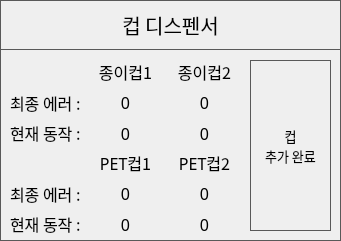
    <widget class="QFrame" name="FRAME_CUP">
     <property name="geometry">
      <rect>
       <x>950</x>
       <y>430</y>
       <width>341</width>
       <height>241</height>
      </rect>
     </property>
     <property name="styleSheet">
      <string notr="true">QFrame { 
   border: 1px solid #595959 
} 
QLabel {
	font: 12pt &quot;함초롬돋움&quot;;
}
QPushButton {
	border:1px solid #595959;
	font: 15pt &quot;함초롬돋움&quot;; 
}
QLineEdit {
	font: 10pt &quot;함초롬돋움&quot;;
}</string>
     </property>
     <property name="frameShape">
      <enum>QFrame::StyledPanel</enum>
     </property>
     <property name="frameShadow">
      <enum>QFrame::Raised</enum>
     </property>
     <widget class="QPushButton" name="BTN_DEV_INFO_CUP">
      <property name="geometry">
       <rect>
        <x>0</x>
        <y>0</y>
        <width>341</width>
        <height>50</height>
       </rect>
      </property>
      <property name="font">
       <font>
        <family>함초롬돋움</family>
        <pointsize>15</pointsize>
        <weight>50</weight>
        <italic>false</italic>
        <bold>false</bold>
       </font>
      </property>
      <property name="text">
       <string>컵 디스펜서</string>
      </property>
      <property name="flat">
       <bool>false</bool>
      </property>
     </widget>
     <widget class="QPushButton" name="BTN_CUP_ADD_DONE">
      <property name="geometry">
       <rect>
        <x>250</x>
        <y>60</y>
        <width>81</width>
        <height>171</height>
       </rect>
      </property>
      <property name="font">
       <font>
        <family>함초롬돋움</family>
        <pointsize>10</pointsize>
        <weight>50</weight>
        <italic>false</italic>
        <bold>false</bold>
       </font>
      </property>
      <property name="styleSheet">
       <string notr="true">QFrame { 
   border: 2px solid #595959 
} 
QLabel {
	font: 10pt &quot;함초롬돋움&quot;;
}
QPushButton {
	font: 10pt &quot;함초롬돋움&quot;; 
}
QLineEdit {
	font: 10pt &quot;함초롬돋움&quot;;
}</string>
      </property>
      <property name="text">
       <string>컵
추가 완료</string>
      </property>
     </widget>
     <widget class="QWidget" name="layoutWidget_9">
      <property name="geometry">
       <rect>
        <x>10</x>
        <y>60</y>
        <width>231</width>
        <height>176</height>
       </rect>
      </property>
      <layout class="QGridLayout" name="gridLayout_11">
       <item row="0" column="1">
        <widget class="QLabel" name="label_27">
         <property name="font">
          <font>
           <family>함초롬돋움</family>
           <pointsize>12</pointsize>
           <weight>50</weight>
           <italic>false</italic>
           <bold>false</bold>
          </font>
         </property>
         <property name="styleSheet">
          <string notr="true">QLabel{ 
   border: 0px solid
} </string>
         </property>
         <property name="text">
          <string>종이컵1</string>
         </property>
         <property name="alignment">
          <set>Qt::AlignCenter</set>
         </property>
        </widget>
       </item>
       <item row="0" column="2">
        <widget class="QLabel" name="label_33">
         <property name="font">
          <font>
           <family>함초롬돋움</family>
           <pointsize>12</pointsize>
           <weight>50</weight>
           <italic>false</italic>
           <bold>false</bold>
          </font>
         </property>
         <property name="styleSheet">
          <string notr="true">QLabel{ 
   border: 0px solid
} </string>
         </property>
         <property name="text">
          <string>종이컵2</string>
         </property>
         <property name="alignment">
          <set>Qt::AlignCenter</set>
         </property>
        </widget>
       </item>
       <item row="1" column="0">
        <widget class="QLabel" name="label_30">
         <property name="font">
          <font>
           <family>함초롬돋움</family>
           <pointsize>12</pointsize>
           <weight>50</weight>
           <italic>false</italic>
           <bold>false</bold>
          </font>
         </property>
         <property name="styleSheet">
          <string notr="true">QLabel{ 
   border: 0px solid
} </string>
         </property>
         <property name="text">
          <string>최종 에러 :</string>
         </property>
         <property name="alignment">
          <set>Qt::AlignLeading|Qt::AlignLeft|Qt::AlignVCenter</set>
         </property>
        </widget>
       </item>
       <item row="1" column="1">
        <widget class="QLabel" name="LB_CUP_1_LAST_ERROR">
         <property name="font">
          <font>
           <family>함초롬돋움</family>
           <pointsize>12</pointsize>
           <weight>50</weight>
           <italic>false</italic>
           <bold>false</bold>
          </font>
         </property>
         <property name="styleSheet">
          <string notr="true">QLabel{ 
   border: 0px solid
} </string>
         </property>
         <property name="text">
          <string>0</string>
         </property>
         <property name="alignment">
          <set>Qt::AlignCenter</set>
         </property>
        </widget>
       </item>
       <item row="1" column="2">
        <widget class="QLabel" name="LB_CUP_2_LAST_ERROR">
         <property name="font">
          <font>
           <family>함초롬돋움</family>
           <pointsize>12</pointsize>
           <weight>50</weight>
           <italic>false</italic>
           <bold>false</bold>
          </font>
         </property>
         <property name="styleSheet">
          <string notr="true">QLabel{ 
   border: 0px solid
} </string>
         </property>
         <property name="text">
          <string>0</string>
         </property>
         <property name="alignment">
          <set>Qt::AlignCenter</set>
         </property>
        </widget>
       </item>
       <item row="2" column="0">
        <widget class="QLabel" name="label_29">
         <property name="font">
          <font>
           <family>함초롬돋움</family>
           <pointsize>12</pointsize>
           <weight>50</weight>
           <italic>false</italic>
           <bold>false</bold>
          </font>
         </property>
         <property name="styleSheet">
          <string notr="true">QLabel{ 
   border: 0px solid
} </string>
         </property>
         <property name="text">
          <string>현재 동작 :</string>
         </property>
         <property name="alignment">
          <set>Qt::AlignLeading|Qt::AlignLeft|Qt::AlignVCenter</set>
         </property>
        </widget>
       </item>
       <item row="2" column="1">
        <widget class="QLabel" name="LB_CUP_1_OP_STATE">
         <property name="font">
          <font>
           <family>함초롬돋움</family>
           <pointsize>12</pointsize>
           <weight>50</weight>
           <italic>false</italic>
           <bold>false</bold>
          </font>
         </property>
         <property name="styleSheet">
          <string notr="true">QLabel{ 
   border: 0px solid
} </string>
         </property>
         <property name="text">
          <string>0</string>
         </property>
         <property name="alignment">
          <set>Qt::AlignCenter</set>
         </property>
        </widget>
       </item>
       <item row="2" column="2">
        <widget class="QLabel" name="LB_CUP_2_OP_STATE">
         <property name="font">
          <font>
           <family>함초롬돋움</family>
           <pointsize>12</pointsize>
           <weight>50</weight>
           <italic>false</italic>
           <bold>false</bold>
          </font>
         </property>
         <property name="styleSheet">
          <string notr="true">QLabel{ 
   border: 0px solid
} </string>
         </property>
         <property name="text">
          <string>0</string>
         </property>
         <property name="alignment">
          <set>Qt::AlignCenter</set>
         </property>
        </widget>
       </item>
       <item row="3" column="1">
        <widget class="QLabel" name="label_28">
         <property name="font">
          <font>
           <family>함초롬돋움</family>
           <pointsize>12</pointsize>
           <weight>50</weight>
           <italic>false</italic>
           <bold>false</bold>
          </font>
         </property>
         <property name="styleSheet">
          <string notr="true">QLabel{ 
   border: 0px solid
} </string>
         </property>
         <property name="text">
          <string>PET컵1</string>
         </property>
         <property name="alignment">
          <set>Qt::AlignCenter</set>
         </property>
        </widget>
       </item>
       <item row="3" column="2">
        <widget class="QLabel" name="label_34">
         <property name="font">
          <font>
           <family>함초롬돋움</family>
           <pointsize>12</pointsize>
           <weight>50</weight>
           <italic>false</italic>
           <bold>false</bold>
          </font>
         </property>
         <property name="styleSheet">
          <string notr="true">QLabel{ 
   border: 0px solid
} </string>
         </property>
         <property name="text">
          <string>PET컵2</string>
         </property>
         <property name="alignment">
          <set>Qt::AlignCenter</set>
         </property>
        </widget>
       </item>
       <item row="4" column="0">
        <widget class="QLabel" name="label_31">
         <property name="font">
          <font>
           <family>함초롬돋움</family>
           <pointsize>12</pointsize>
           <weight>50</weight>
           <italic>false</italic>
           <bold>false</bold>
          </font>
         </property>
         <property name="styleSheet">
          <string notr="true">QLabel{ 
   border: 0px solid
} </string>
         </property>
         <property name="text">
          <string>최종 에러 :</string>
         </property>
         <property name="alignment">
          <set>Qt::AlignLeading|Qt::AlignLeft|Qt::AlignVCenter</set>
         </property>
        </widget>
       </item>
       <item row="4" column="1">
        <widget class="QLabel" name="LB_CUP_3_LAST_ERROR">
         <property name="font">
          <font>
           <family>함초롬돋움</family>
           <pointsize>12</pointsize>
           <weight>50</weight>
           <italic>false</italic>
           <bold>false</bold>
          </font>
         </property>
         <property name="styleSheet">
          <string notr="true">QLabel{ 
   border: 0px solid
} </string>
         </property>
         <property name="text">
          <string>0</string>
         </property>
         <property name="alignment">
          <set>Qt::AlignCenter</set>
         </property>
        </widget>
       </item>
       <item row="4" column="2">
        <widget class="QLabel" name="LB_CUP_4_LAST_ERROR">
         <property name="font">
          <font>
           <family>함초롬돋움</family>
           <pointsize>12</pointsize>
           <weight>50</weight>
           <italic>false</italic>
           <bold>false</bold>
          </font>
         </property>
         <property name="styleSheet">
          <string notr="true">QLabel{ 
   border: 0px solid
} </string>
         </property>
         <property name="text">
          <string>0</string>
         </property>
         <property name="alignment">
          <set>Qt::AlignCenter</set>
         </property>
        </widget>
       </item>
       <item row="5" column="0">
        <widget class="QLabel" name="label_32">
         <property name="font">
          <font>
           <family>함초롬돋움</family>
           <pointsize>12</pointsize>
           <weight>50</weight>
           <italic>false</italic>
           <bold>false</bold>
          </font>
         </property>
         <property name="styleSheet">
          <string notr="true">QLabel{ 
   border: 0px solid
} </string>
         </property>
         <property name="text">
          <string>현재 동작 :</string>
         </property>
         <property name="alignment">
          <set>Qt::AlignLeading|Qt::AlignLeft|Qt::AlignVCenter</set>
         </property>
        </widget>
       </item>
       <item row="5" column="1">
        <widget class="QLabel" name="LB_CUP_3_OP_STATE">
         <property name="font">
          <font>
           <family>함초롬돋움</family>
           <pointsize>12</pointsize>
           <weight>50</weight>
           <italic>false</italic>
           <bold>false</bold>
          </font>
         </property>
         <property name="styleSheet">
          <string notr="true">QLabel{ 
   border: 0px solid
} </string>
         </property>
         <property name="text">
          <string>0</string>
         </property>
         <property name="alignment">
          <set>Qt::AlignCenter</set>
         </property>
        </widget>
       </item>
       <item row="5" column="2">
        <widget class="QLabel" name="LB_CUP_4_OP_STATE">
         <property name="font">
          <font>
           <family>함초롬돋움</family>
           <pointsize>12</pointsize>
           <weight>50</weight>
           <italic>false</italic>
           <bold>false</bold>
          </font>
         </property>
         <property name="styleSheet">
          <string notr="true">QLabel{ 
   border: 0px solid
} </string>
         </property>
         <property name="text">
          <string>0</string>
         </property>
         <property name="alignment">
          <set>Qt::AlignCenter</set>
         </property>
        </widget>
       </item>
      </layout>
     </widget>
    </widget>
